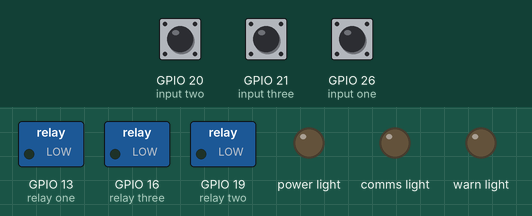
A program run on a simulated Raspberry Pi (BCM pin numbers) with an Automation HAT. Shown: switched loads named in the program (green lamp = pin HIGH), output pins drawn as LEDs (lit = HIGH). The test bench sets the inputs (shaded band); at power-on: GPIO 20 (input two) LOW, GPIO 21 (input three) LOW, GPIO 26 (input one) LOW. The clock reads 2024-03-15 10:24:30 at power-on unless the program sets it; what the program prints to the terminal is not drawn.

Above: at 1.2 s.
1.3 s: GPIO 20 (input two) pulled HIGH for 1 s
At 3.4 s:
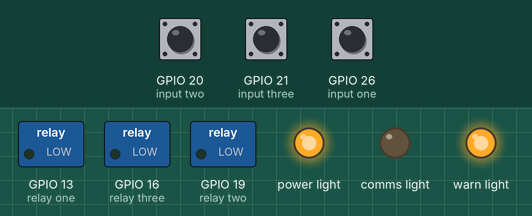
3.9 s: GPIO 21 (input three) pulled HIGH for 1 s
At 4.8 s:
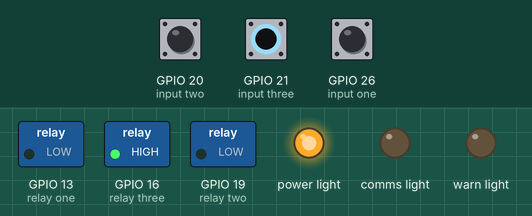
6.5 s: GPIO 26 (input one) pulled HIGH for 3.2 s
At 7.4 s:
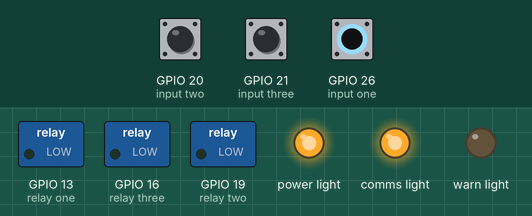
11.2 s: GPIO 20 (input two) pulled HIGH for 0.25 s
At 11.3 s:
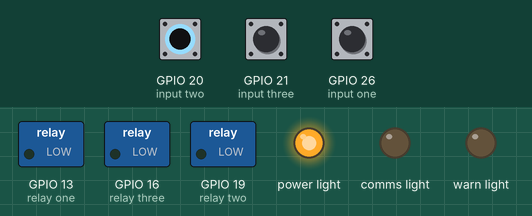
13.1 s: GPIO 20 (input two) pulled HIGH for 3.2 s
At 17.5 s:
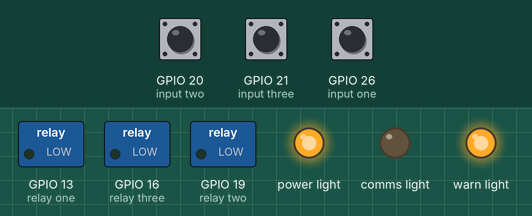
17.8 s: GPIO 26 (input one) pulled HIGH for 0.25 s
At 18.1 s:
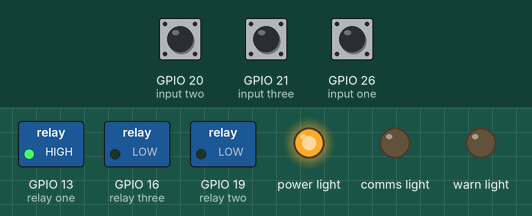
Timing chart, 0 to 20.7 s (numbered marks = the images above; inputs shaded):
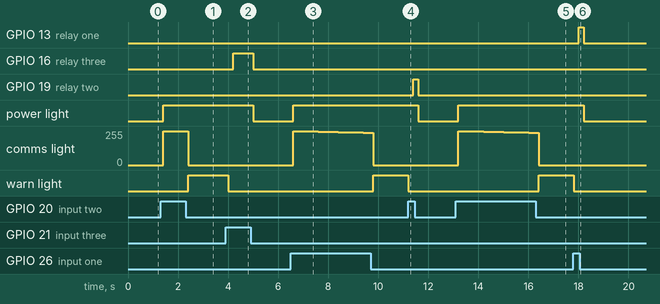

The program:

triggerpi.py
```python
# (licence header left out)
# Audio trigger fix for Emotiva XMC-1.
#
# This program is written to run on a RaspberryPi 3 with a Pimoroni
# AutomationHat. The AutomationHat has 3 24V-tolerant inputs and three relays.
# We'll use the relays to control the trigger outputs. Input one will control
# relay 1, input 2 relay 2, etc.
#
# The Emotiva XMC-1) has two different standby modes. When configured to use the
# low-power standby mode, the 12V trigger module doesn't function correctly: it
# powers on with all triggers on, then turns them all off after 20s or so while
# it's booting up, then turns the correct ones on again. So anything connected
# to the triggers turns on, then off, then on again. That's inelegant.
#
# To fix this behavior, this module watches the trigger inputs, and handles the
# input values using a state machine. The state machine expects any trigger to
# go high for a certain amount of time, then low again, then high again. The
# trigger outputs will be turned on the second time an input goes high. When all
# 3 of the trigger inputs turn off, the state machine will assume that the XMC-1
# has been turned off, and it'll go through the powering-on states next time a
# trigger turns on.
#
# This will work as long as at least one of the trigger inputs is turned on once
# the XMC-1 finishes booting. If that's not how you have your triggers set up
# then this won't work as-is.
#
# The wiring I used is pretty simple. For each of the three inputs you'll need
# two 3.5mm mono headphone jacks. I used these:
# https://www.digikey.com/product-detail/en/switchcraft-inc/35PM1/SC1455-ND/1288859
# The pi doesn't have a 12V power supply, so I used voltage from the trigger
# inputs. That does mean that there's no way to keep powering a trigger if the
# XMC-1 has turned off the trigger line, since even if the relay is switched
# there won't be any voltage present. If you wanted to keep the triggers turned
# on after the XMC-1 turned them off, you'd need to use an external voltage
# source.
#
# For each trigger input there are a pair of 3.5mm jacks, one for input and the
# other for output to the connected device. To wire the input jack, connect two
# wires to the tip, which will be 12V when the trigger is on, and two to the
# ring, which is the ground. Run one of the tip wires to an AutomationHat input,
# and the other to one of the relay commons. Then run one of the ground wires to
# one of the AutomationHat ground connections, and the other to the ring
# connection on the other jack. Finally connect the normally open (NO) terminal
# on the relay to the tip connection on the output jack.

# The automationhat python module is provided by pimoroni, and will need to be
# installed before this program will run; instructions are in the project
# README.md file at https://github.com/pimoroni/automation-hat/README.md.
import automationhat
import datetime
from time import sleep

# The time (in seconds) to keep the outputs off while the input is on.
POWERON_HOLD_TIME = 60
# The time between reading the input, in seconds
READ_INTERVAL = 0.2
# The time to wait for the second raising of the input before giving up and
# going back to off.
ARMED_HOLD_TIME = 30


def getInput():
    """
    Read the input signal and return it.

    This reads inputs 1 2 and 3 and returns a tuple of 0 or 1 values, depending
    on the voltage.
    """
    return (automationhat.input.one.read(),
            automationhat.input.two.read(),
            automationhat.input.three.read())


class State:
    def __init__(self):
        # Remember when we got into this state
        self.started = datetime.datetime.now()

    def input(self, input):
        pass


class StateOff(State):
    def __init__(self):
        State.__init__(self)
        # Turn the power LED off
        automationhat.light.power.off()
        automationhat.light.comms.off()
        automationhat.light.warn.off()
        # Turn off all three relays
        automationhat.relay.one.off()
        automationhat.relay.two.off()
        automationhat.relay.three.off()

    def input(self, input):
        # If the input is currently 0 we'll stay off
        if 1 in input:
            # Any input is high. Move to the 'turning_on' state.
            return 'turning_on'
        return ''


class StateTurningOn(State):
    def __init__(self):
        State.__init__(self)
        # Turn the power light on.
        automationhat.light.power.on()
        automationhat.light.comms.on()
        automationhat.light.warn.off()

    def input(self, input):
        # If all inputs are 0 again, the amp is mostly started and has gotten
        # around to initializing the triggers. Go to the armed state.
        if 1 not in input:
            return 'armed'
        # Otherwise, see how long since the input went high, and dim the comms
        # LED as more time elapses.
        elapsed = (datetime.datetime.now() - self.started).total_seconds()
        if elapsed >= POWERON_HOLD_TIME:
            return 'armed'
        pct_elapsed = elapsed / POWERON_HOLD_TIME
        # Don't let the brightness of the comms led go below .01, or it will
        # turn off.
        brightness = max(.01, 1 - pct_elapsed)
        automationhat.light.comms.write(brightness)
        return ''


class StateArmed(State):
    def __init__(self):
        State.__init__(self)
        automationhat.light.power.on()
        automationhat.light.comms.off()
        automationhat.light.warn.on()

    def input(self, input):
        # We stay in this state as long as any input is 1.
        if 1 in input:
            return 'on'
        elapsed = (datetime.datetime.now() - self.started).total_seconds()
        if elapsed >= ARMED_HOLD_TIME:
            return 'off'
        return ''


class StateOn(State):
    def __init__(self):
        State.__init__(self)
        automationhat.light.power.on()
        automationhat.light.comms.off()
        automationhat.light.warn.off()

    def input(self, input):
        if 1 not in input:
            return 'off'
        # Set all three relays to match their inputs.
        if input[0] == 1:
            automationhat.relay.one.on()
        else:
            automationhat.relay.one.off()
        if input[1] == 1:
            automationhat.relay.two.on()
        else:
            automationhat.relay.two.off()
        if input[2] == 1:
            automationhat.relay.three.on()
        else:
            automationhat.relay.three.off()
        return ''


states = {'off': StateOff,
          'turning_on': StateTurningOn,
          'armed': StateArmed,
          'on': StateOn}
current_state = None


def set_state(state):
    """
    Set the current state of the state machine.

    Args:
      state (string): The state to change to. If this is empty or None, then the
                      current state is unchanged.
    """
    global current_state
    if not state:
        return
    current_state = states[state]()


def trigger():
    # Our initial state depends on whether the input is currently low or high.
    # If it's low we'll start in the outputOff state; if it's high jump right to
    # the outputOn state.
    if 1 in getInput():
        set_state('on')
    else:
        set_state('off')

    # Main loop: sleep until it's time to read the input, then pass the input
    # to the current state.
    while(True):
        sleep(READ_INTERVAL)
        i = getInput()
        newstate = current_state.input(i)
        set_state(newstate)


if __name__ == '__main__':
    print('Starting trigger monitor')
    trigger()
```

Measured:
- after the input at 1.3 s, power light: LOW → HIGH after 0.10 s; comms light: 0/255 → 255/255 after 0.10 s, → 254/255 0.20 s later, → 253/255 0.20 s later, → 252/255 0.20 s later, … (5 changes in this stretch); warn light: LOW → HIGH after 1.1 s
- after the input at 3.9 s, GPIO 16 (relay three): LOW → HIGH after 0.30 s, → LOW 0.80 s later; power light: HIGH → LOW after 1.1 s; warn light: HIGH → LOW after 0.10 s
- after the input at 6.5 s, power light: LOW → HIGH after 0.10 s; comms light: 0/255 → 255/255 after 0.10 s, → 254/255 0.20 s later, → 253/255 0.20 s later, → 252/255 0.20 s later, … (15 changes in this stretch); warn light: LOW → HIGH after 3.3 s
- after the input at 11.2 s, GPIO 19 (relay two): LOW → HIGH after 0.21 s, → LOW 0.20 s later; power light: HIGH → LOW after 0.41 s; warn light: HIGH → LOW at once
- after the input at 13.1 s, power light: LOW → HIGH after 0.11 s; comms light: 0/255 → 255/255 after 0.11 s, → 254/255 0.20 s later, → 253/255 0.20 s later, → 252/255 0.20 s later, … (15 changes in this stretch); warn light: LOW → HIGH after 3.3 s
- after the input at 17.8 s, GPIO 13 (relay one): LOW → HIGH after 0.21 s, → LOW 0.20 s later; power light: HIGH → LOW after 0.41 s; warn light: HIGH → LOW at once
